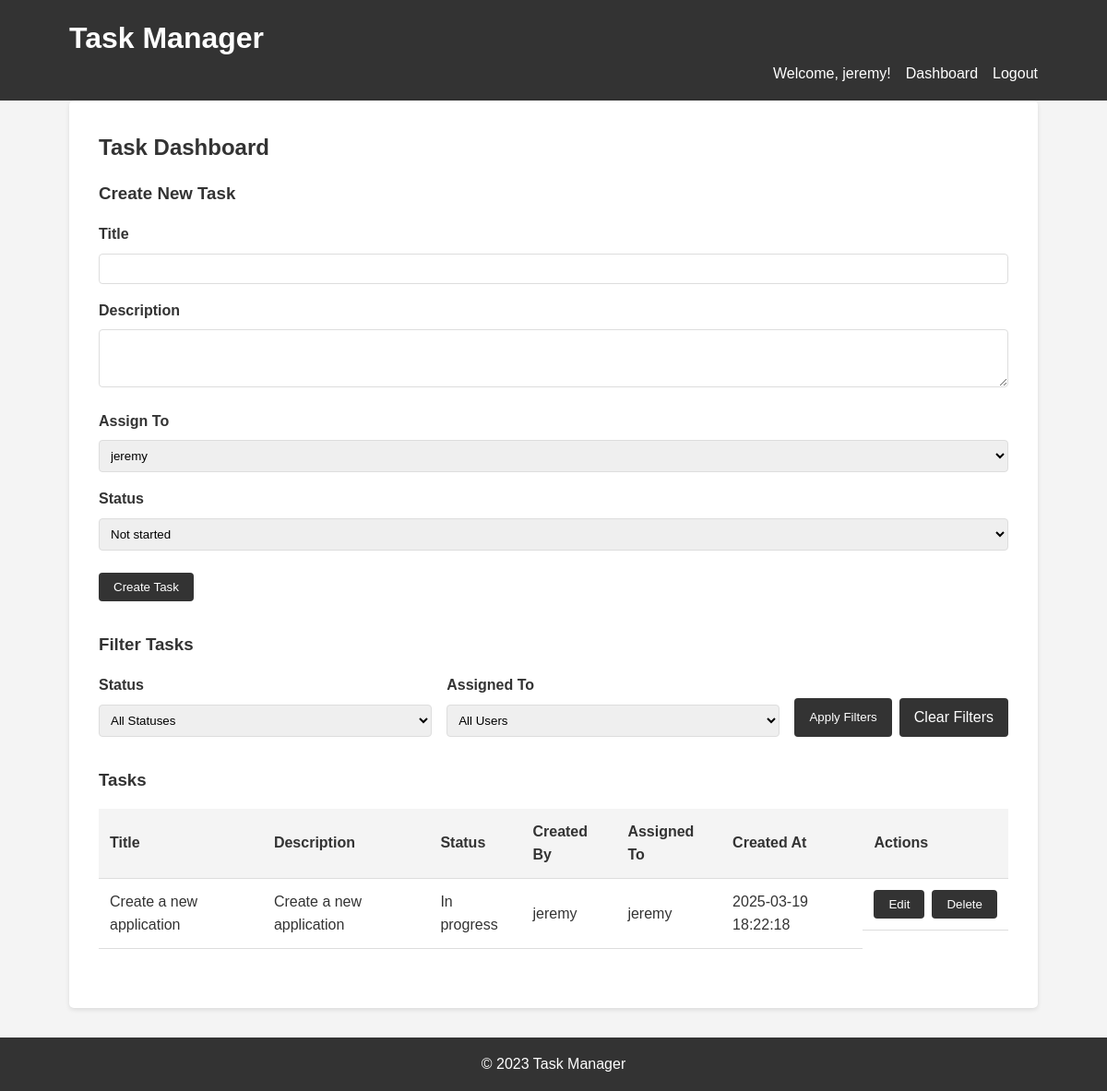
The app's page /dashboard (signed in) with its own data.
### tables this page shows
CREATE TABLE users (
    id INTEGER PRIMARY KEY AUTOINCREMENT,
    username TEXT UNIQUE NOT NULL,
    password TEXT NOT NULL
);

CREATE TABLE tasks (
    id INTEGER PRIMARY KEY AUTOINCREMENT,
    title TEXT NOT NULL,
    description TEXT,
    status TEXT NOT NULL,
    created_at TIMESTAMP NOT NULL DEFAULT CURRENT_TIMESTAMP,
    created_by INTEGER NOT NULL,
    assigned_to INTEGER NOT NULL,
    FOREIGN KEY (created_by) REFERENCES users (id),
    FOREIGN KEY (assigned_to) REFERENCES users (id)
);

### app.py (the view)
    def wrapped_view(**kwargs):
        if 'user_id' not in session:
            return redirect(url_for('login'))
        return view(**kwargs)

### app.py (called while the page is built)
def get_db():
    if 'db' not in g:
        g.db = sqlite3.connect(
            app.config['DATABASE'],
            detect_types=sqlite3.PARSE_DECLTYPES
        )
        g.db.row_factory = sqlite3.Row
    return g.db

def login_required(view):
    def wrapped_view(**kwargs):
        if 'user_id' not in session:
            return redirect(url_for('login'))
        return view(**kwargs)
    wrapped_view.__name__ = view.__name__
    return wrapped_view

### templates/dashboard.html (shortened to what this page needs)
{% extends 'base.html' %}
{% block content %}
<div class="dashboard">
    <h2>Task Dashboard</h2>
    <div class="task-form">
        <h3>Create New Task</h3>
        <form method="post" action="{{ url_for('create_task') }}">
            <div class="form-group">
                <label for="title">Title</label>
                <input type="text" name="title" id="title" required>
            </div>
            <div class="form-group">
                <label for="description">Description</label>
                <textarea name="description" id="description" rows="3"></textarea>
            </div>
            <div class="form-group">
                <label for="assigned_to">Assign To</label>
                <select name="assigned_to" id="assigned_to" required>
                    {% for user in users %}
                    <option value="{{ user.id }}">{{ user.username }}</option>
                    {% endfor %}
                </select>
            </div>
            <div class="form-group">
                <label for="status">Status</label>
                <select name="status" id="status" required>
                    {% for status in statuses %}
                    <option value="{{ status }}">{{ status }}</option>
                    {% endfor %}
                </select>
            </div>
            <div class="form-actions">
                <button type="submit">Create Task</button>
            </div>
        </form>
    </div>
    <div class="task-filters">
        <h3>Filter Tasks</h3>
        <form method="get" action="{{ url_for('dashboard') }}">
            <div class="filter-group">
                <label for="status-filter">Status</label>
                <select name="status" id="status-filter">
                    <option value="">All Statuses</option>
                </select>
            </div>
            <div class="filter-group">
                <label for="user-filter">Assigned To</label>
                <select name="user" id="user-filter">
                    <option value="">All Users</option>
                </select>
            </div>
            <div class="filter-actions">
                <button type="submit">Apply Filters</button>
                <a href="{{ url_for('dashboard') }}" class="button">Clear Filters</a>
            </div>
        </form>
    </div>
    <div class="task-list">
        <h3>Tasks</h3>
        {% if tasks %}
        <table>
            <thead>
                <tr>
                    <th>Title</th>
                    <th>Description</th>
                    <th>Status</th>
                    <th>Created By</th>
                    <th>Assigned To</th>
                    <th>Created At</th>
                    <th>Actions</th>
                </tr>
            </thead>
            <tbody>
                {% for task in tasks %}
                <tr>
                    <td>{{ task.title }}</td>
                    <td>{{ task.description }}</td>
                    <td>{{ task.status }}</td>
                    <td>{{ task.created_by }}</td>
                    <td>{{ task.assigned_to }}</td>
                    <td>{{ task.created_at }}</td>
                    <td class="actions">
                        <button onclick="toggleEditForm('{{ task.id }}')">Edit</button>
                        <form method="post" action="{{ url_for('delete_task', id=task.id) }}" class="inline-form">
                            <button type="submit" onclick="return confirm('Are you sure you want to delete this task?')">Delete</button>
                        </form>
                    </td>
                </tr>
                {% endfor %}
            </tbody>
        </table>
        {% else %}
        <p>No tasks found. Create a new task to get started!</p>
        {% endif %}
    </div>
</div>
{% endblock %}

### templates/base.html (shortened to what this page needs)
<!DOCTYPE html>
<html lang="en">
<head>
    <link rel="stylesheet" href="{{ url_for('static', filename='style.css') }}">
</head>
<body>
    <header>
        <div class="container">
            <h1>Task Manager</h1>
            {% if session.user_id %}
            <nav>
                <span>Welcome, {{ session.username }}!</span>
                <a href="{{ url_for('dashboard') }}">Dashboard</a>
                <a href="{{ url_for('logout') }}">Logout</a>
            </nav>
            {% endif %}
        </div>
    </header>
    <main class="container">
        {% block content %}{% endblock %}
    </main>
    <footer>
        <div class="container">
            <p>&copy; 2023 Task Manager</p>
        </div>
    </footer>
</body>
</html>

### static/style.css (style rules this page uses)
* { margin: 0; padding: 0; box-sizing: border-box; }
body { font-family: Arial, sans-serif; line-height: 1.6; color: #333; background-color: #f4f4f4; }
.container { width: 90%; max-width: 1200px; margin: 0 auto; padding: 0 15px; }
header { background-color: #333; color: #fff; padding: 1rem 0; }
header h1 { margin: 0; }
header nav { display: flex; align-items: center; justify-content: flex-end; gap: 1rem; }
header a { color: #fff; text-decoration: none; }
main { padding: 2rem 0; }
h2, h3 { margin-bottom: 1rem; }
.form-group { margin-bottom: 1rem; }
label { display: block; margin-bottom: 0.5rem; font-weight: bold; }
input, textarea, select { width: 100%; padding: 0.5rem; border: 1px solid #ddd; border-radius: 4px; }
.form-actions { margin-top: 1.5rem; }
button, .button { display: inline-block; background: #333; color: #fff; border: none; padding: 0.5rem 1rem; border-radius: 4px; cursor: pointer; text-decoration: none; }
.dashboard { background: #fff; padding: 2rem; border-radius: 5px; box-shadow: 0 2px 5px rgba(0, 0, 0, 0.1); }
.task-form, .task-filters, .task-list { margin-bottom: 2rem; }
table { width: 100%; border-collapse: collapse; }
th, td { padding: 0.75rem; text-align: left; border-bottom: 1px solid #ddd; }
th { background-color: #f4f4f4; }
.actions { display: flex; gap: 0.5rem; }
.inline-form { display: inline; }
.task-filters form { display: flex; flex-wrap: wrap; gap: 1rem; align-items: flex-end; }
.filter-group { flex: 1; min-width: 200px; }
.filter-actions { display: flex; gap: 0.5rem; }
footer { background-color: #333; color: #fff; text-align: center; padding: 1rem 0; margin-top: 2rem; }

### records on screen
users: username "jeremy"
tasks: title "Create a new application", description "Create a new application", status "In progress", created_by "jeremy", assigned_to "jeremy", created_at "2025-03-19 18:22:18"

### other values on screen
form field assigned_to "jeremy"
form field status "Not started"
